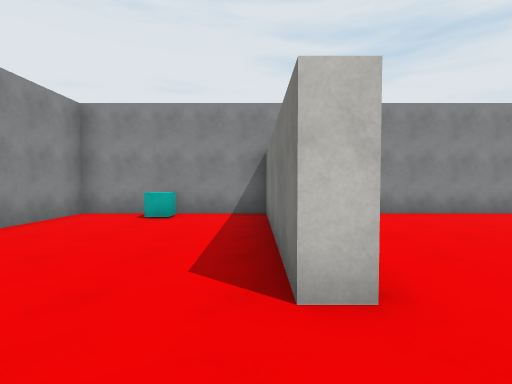
View 1 (above)

24 first-person views from a walk through a Unity game level. The camera is 1.5 m above the floor, tilts 2° down and sees 85° across. The floor is counted in squares, 2 m on a side. Each view is taken from the middle of a square. On the plan, view 1 faces up. The plan holds only what a view shows up to about 10 squares ahead; the rest is blank. The player character is not drawn. Surface patterns are stand-ins for the level's own textures.

View 2
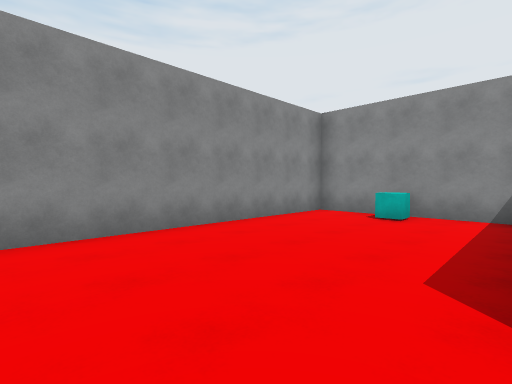

View 3
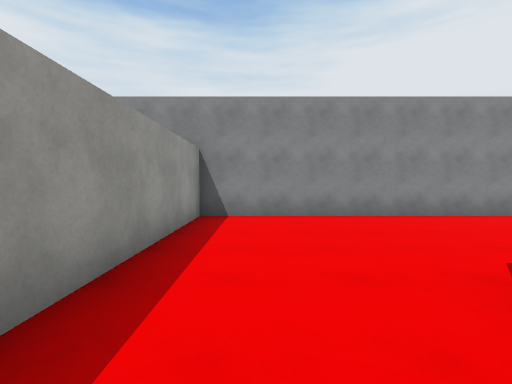

View 4
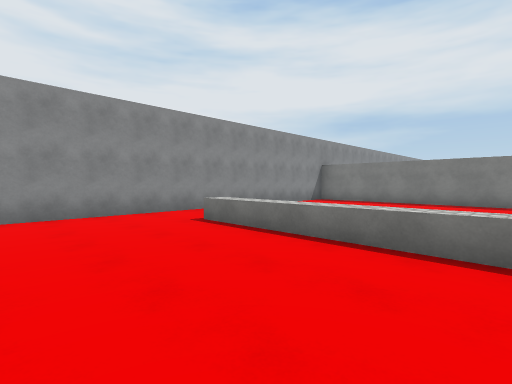

View 5
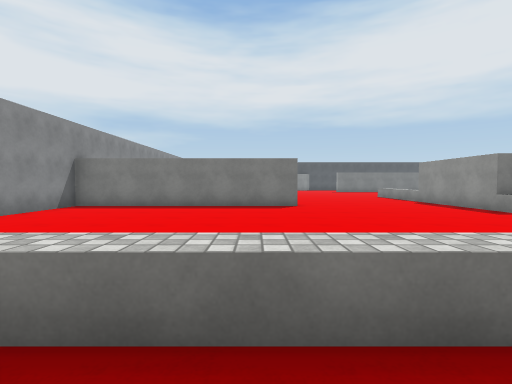

View 6
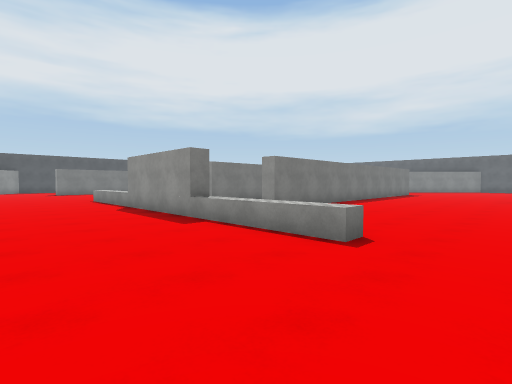

View 7
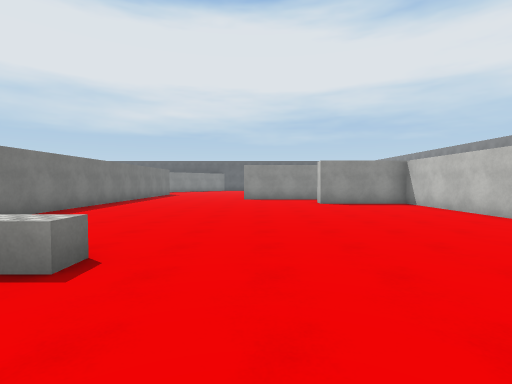

View 8
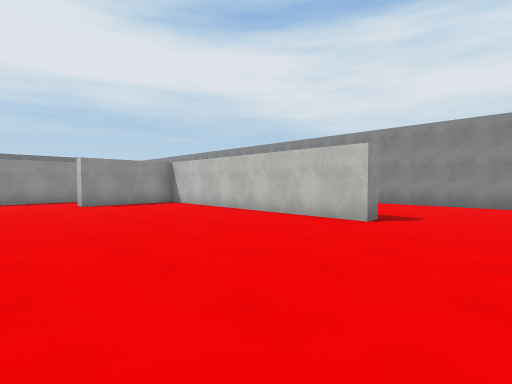

View 9
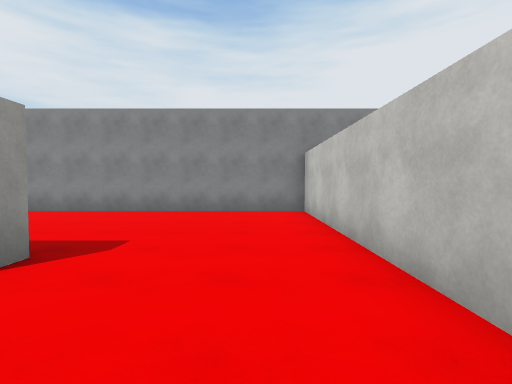

View 10
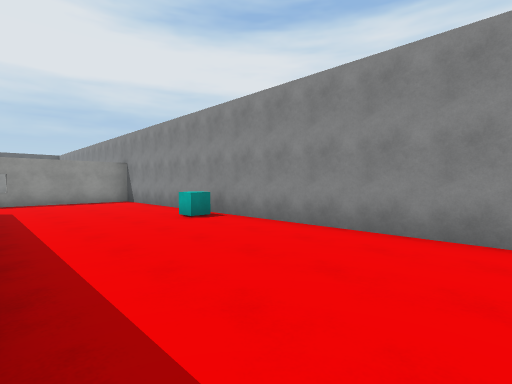

View 11
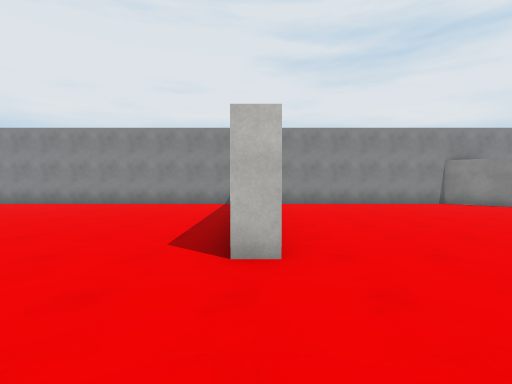

View 12
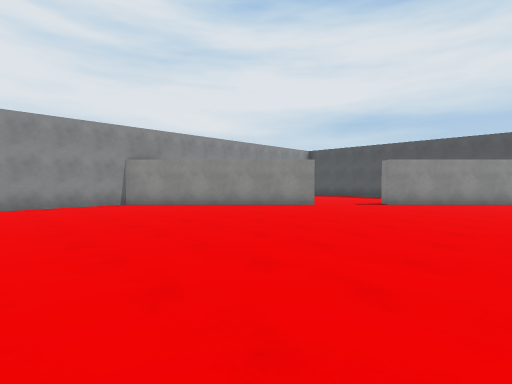

View 13
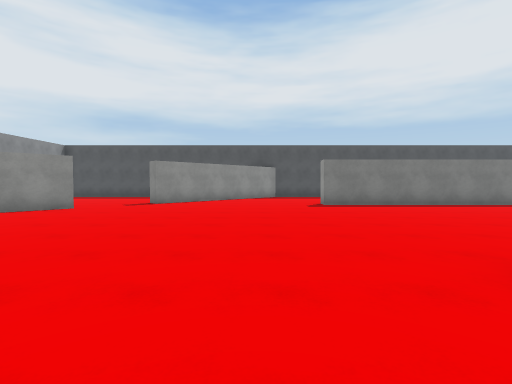

View 14
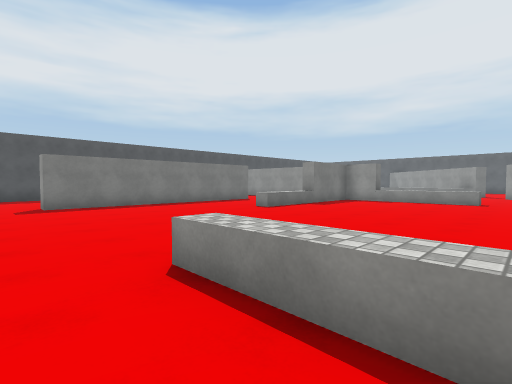

View 15
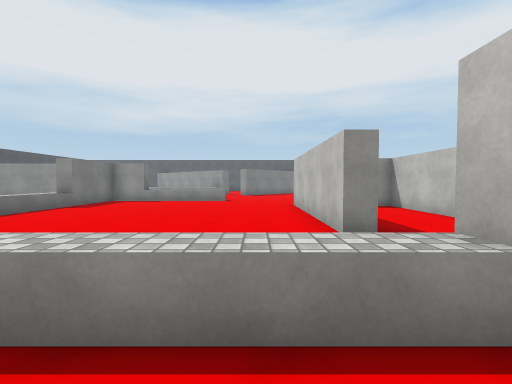

View 16
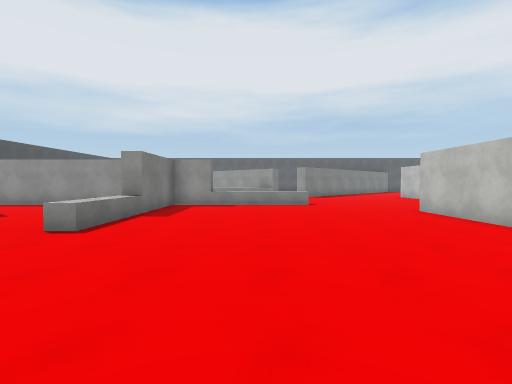

View 17
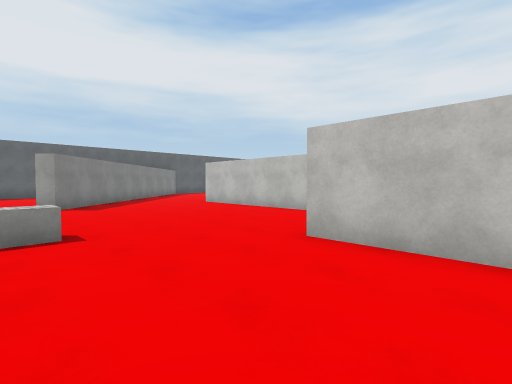

View 18
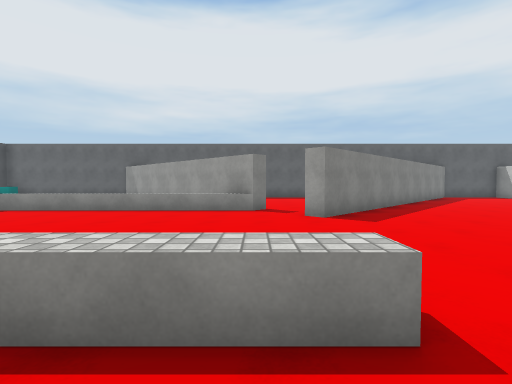

View 19
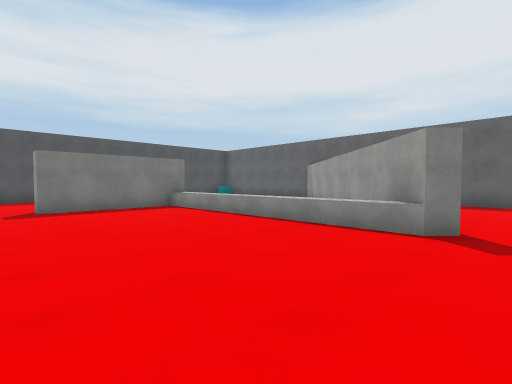

View 20
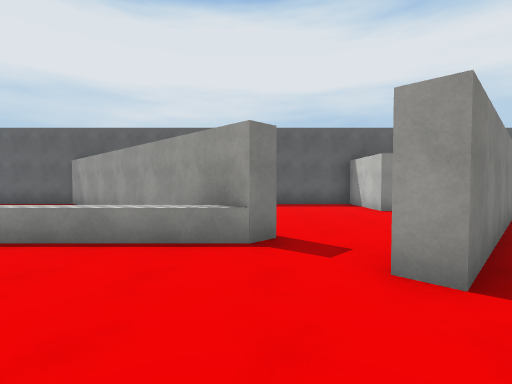

View 21
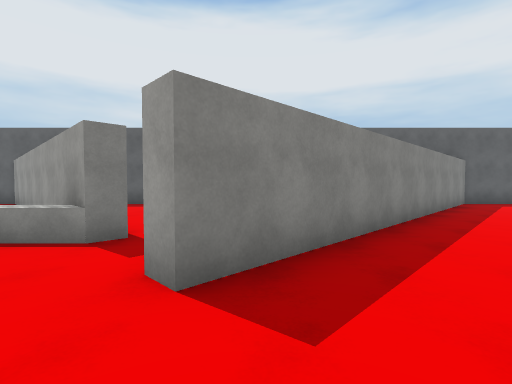

View 22
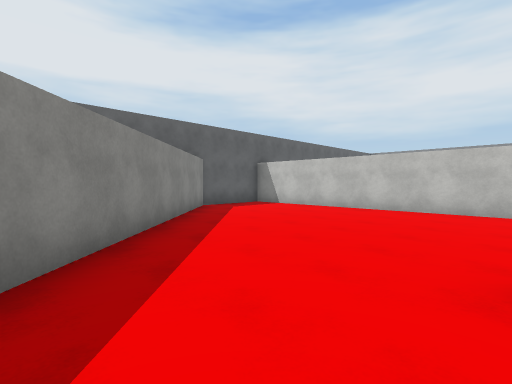

View 23
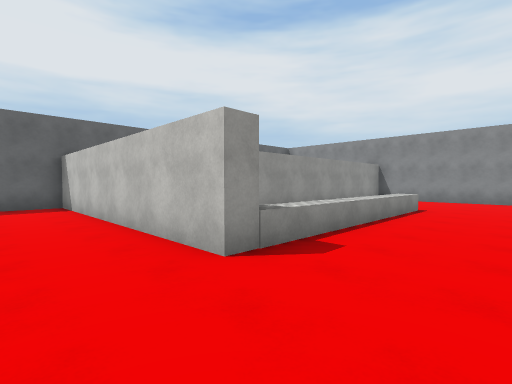

View 24
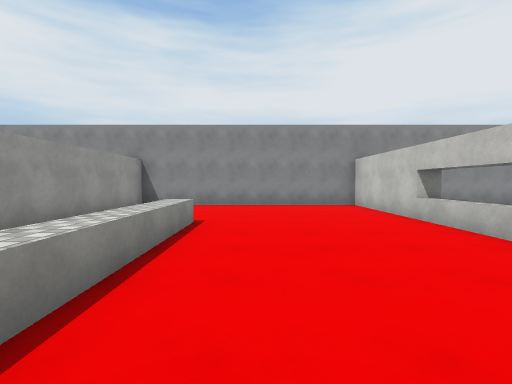

### Floor plan
Key: @ floor where view 1 was taken; # wall or solid block; . floor; ^ raised ledge.
Columns run from 5 left of view 1 to 31 right of it. Each row starts with its distance up from view 1.
  7 ###########################
  6 #..^.# ...........#.......#
  5 #....# ...........#........#
  4 #....# ...^.......#........##
  3 #....#....^.......#.........##..
  2 #....#....^. .....#.............
  1 #.........^. .....#.............
  0 #....@....^. .....#............##
 -1 ########     ...................##
 -2 #.......   .......................#
 -3 #...............................
 -4 #...............................
 -5 #............^^^^###^^^^........
 -6 #....#...........   ..........#
 -7 #....#.........        .......#
 -8 #....#.........   ............#
 -9 #....#..........#..#..........#
-10 #....#..........#..#..........#
-11 #....#..........#..#.......^..#
-12 #....##.........#. #.......^..#
-13 #.....###.......####.......# ...
-14 #....    .. ..  # .........#  ..
-15 #####^^  ##     #......^^^########
-16 #.......        #.........
-17 #........       #...............
-18 #.............  #...................#
-19 #.............  #.............#
-20 #....^^^^^^#.... ....#........#
-21 #..  ......#........##........#
-22 #          #.......##..##^^^^^^
-23  ########  #......##....##
-24            #.....## .....##
-25            #.....#  ......##
-26            #....## #...... #
-27            #...##  #......    ..
-28            #####   #######   ####

Positions as (right, up) in squares from view 1, and headings:
1: (0, 0), facing up
2: (0, 0), facing up-left
3: (2, 0), facing left
4: (2, 0), facing up-right
5: (4, 1), facing right
6: (6, -2), facing down-right
7: (6, -3), facing down
8: (6, -3), facing down-left
9: (3, -3), facing left
10: (0, -4), facing down-left
11: (13, -3), facing up
12: (16, -3), facing up-right
13: (16, -3), facing right
14: (16, -4), facing down-right
15: (16, -4), facing down
16: (19, -6), facing down
17: (18, -11), facing down-left
18: (18, -14), facing down
19: (17, -17), facing down-right
20: (18, -18), facing down
21: (16, -18), facing down
22: (14, -20), facing down-left
23: (8, -18), facing down-left
24: (5, -19), facing left
